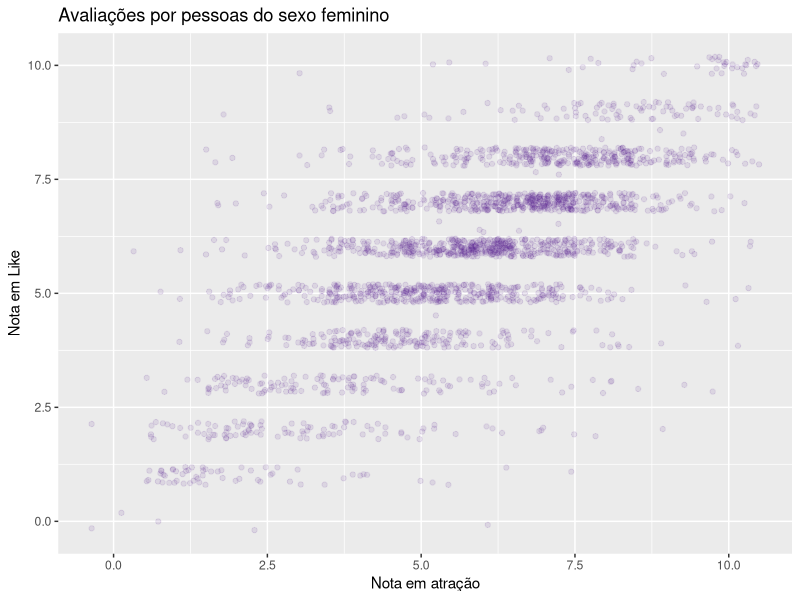
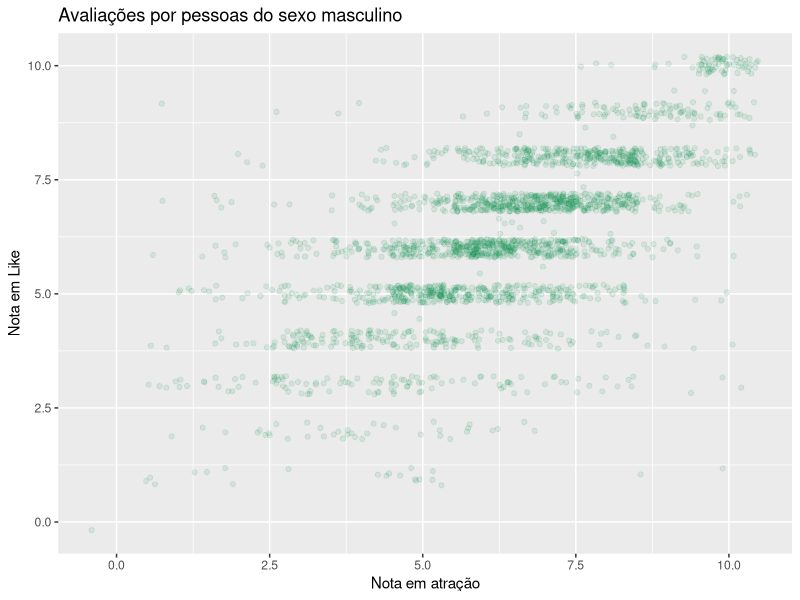

Write R code to recreate these figures, in order.
## ---- chunk 1
knitr::opts_chunk$set(echo = TRUE)

library(ggplot2)
library(GGally)
library(pscl)
library(dplyr, warn.conflicts = FALSE)
library(broom)

## ---- chunk 2
data = read.csv("speed-dating.csv")
data = data.frame(data$iid, data$gender, data$race, data$samerace, data$attr, data$reading, data$museums, data$art, data$concerts, data$shar, data$like, data$prob, data$intel3_s)
names(data) <- c("id", "gender", "race", "sameRace", "attr", "reading", "museums", "art", "concerts", "shar", "like", "prob", "selfIntel")

head(data)

## ---- chunk 3
womenLike = subset(data, data$gender == 0)
menLike = subset(data, data$gender == 1)
## ---- chunk 4
ggplot(womenLike, aes(womenLike$attr, womenLike$like)) +  geom_point(alpha = 0.1, position = position_jitter(width = 0.5), color="purple4") + labs(title="Avaliações por pessoas do sexo feminino", x= "Nota em atração", y="Nota em Like")

ggplot(menLike, aes(menLike$attr, menLike$like)) +  geom_point(alpha = 0.1, position = position_jitter(width = 0.5), color="springgreen4") + labs(title="Avaliações por pessoas do sexo masculino", x= "Nota em atração", y="Nota em Like")
## ---- chunk 5
womenLikeMod = lm(like ~ attr, data = womenLike)
summary(womenLikeMod)
confint(womenLikeMod)
tidy(womenLikeMod, conf.int = TRUE)

menLikeMod = lm(like ~ attr, data = menLike)
summary(menLikeMod)
confint(menLikeMod)
tidy(menLikeMod, conf.int = TRUE)
## ---- chunk 6
